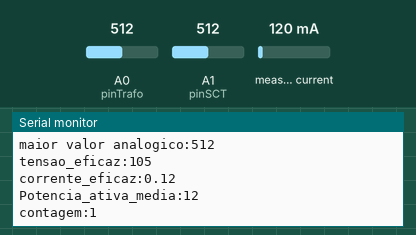
Simulated run of this sketch. Board: Arduino Uno, built with avr-gcc and run on an emulated ATmega328P. On the bench: the last lines printed to the serial monitor. The inputs (shaded band) are chosen by the test bench; at power-on: measured current 120 mA, A0 (pinTrafo) = 512, A1 (pinSCT) = 512.

Above: at 1.2 s.
1.3 s: measured current set to 40 mA
At 1.56 s:
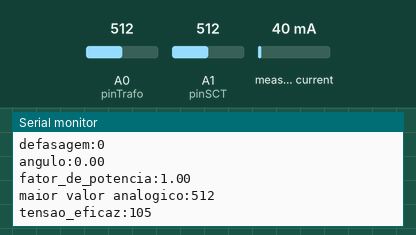
2.8 s: measured current set to 500 mA
At 3.7 s:
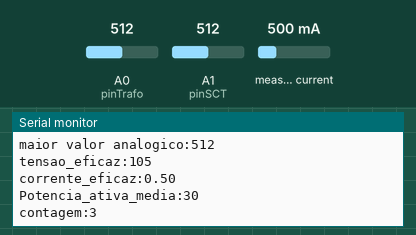
Timing chart, 0 to 5.8 s (numbered marks = the images above; inputs shaded):
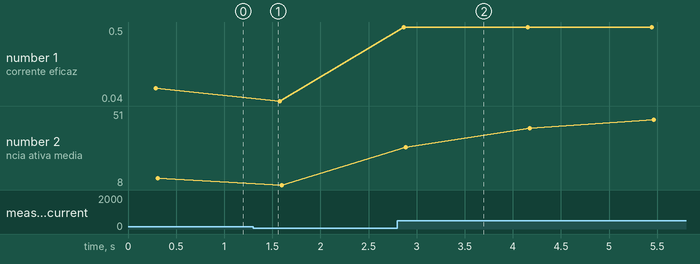

The sketch:

Medicao_energia.ino
```cpp
//
/*CANAL L GUSTAVO - ROBOTICA E PROGRAMAÇÃO
 * PROJETO: Monitorando Energia Eletrica com potência ativa
 * Projetos Arduino
 * PROF. ENG. LUIZ GUSTAVO
 *
*/

#include "EmonLib.h"

EnergyMonitor SCT013;

int pinSCT = A1;   //Pino analógico conectado ao SCT-013
int pinTrafo = A0;


unsigned long tempo_corr;
unsigned long tempo_ddp;
unsigned long defasagem;
unsigned long defasagem_medida;

unsigned long tempo_energia_eletrica_inicio;
unsigned long tempo_energia_eletrica_fim;
unsigned long tempo_total_energia_eletrica;

float Energia_eletrica_consumida;
float Energia_eletrica_consumida_acumulada;
float Energia_eletrica_relogio;

float angulo;
int Valor_analogico_Lido;
int valor_analogico_ddp;
int valor_analogico_ddp_maior;
int tensao_eficaz;

int contagem = 0;
float fator_de_potencia;
int Potencia_ativa_instantanea;
int Potencia_ativa_media;

void setup() {

  SCT013.current(pinSCT, 6.0606);
  Serial.begin(9600);
  tempo_energia_eletrica_inicio = millis();
}

// the loop routine runs over and over again forever:
void loop() {


 // Calculando fator de potência

   Valor_analogico_Lido = analogRead(pinTrafo);

  if(Valor_analogico_Lido>510 && Valor_analogico_Lido<514) {
  tempo_ddp = micros();

   Valor_analogico_Lido = analogRead(pinSCT);// 112 us (leiura

  while(Valor_analogico_Lido<500 || Valor_analogico_Lido>520){
   Valor_analogico_Lido = analogRead(pinSCT);
   }

  tempo_corr = micros();

  defasagem_medida = tempo_corr - tempo_ddp-224; // 224us : Deve ser utilizado para compensar as leituras da linha 54 e a ultima leitura do while na linha 57.
                                                 // o atmega328(microcontrolador) demora 112 us para realizar uma leitura analogica

  // Elimina ruidos, e leituras indesejadas (tanto para mais quanto para menos)
  if(defasagem_medida<=3000 && defasagem_medida >224 ) {
    defasagem= defasagem_medida;
  }

  Serial.print("defasagem:");
  Serial.println(defasagem);

  angulo = map(defasagem,0,4166,0,90); // O periodo da onda da rede vale 16,6 ms(1/60----f = 60Hz) entao apos este tempo a onda avanca 360º.
                                       // Como a defasagem foi calculada em micro segundos(  micros() ) na linha 52 e 60, usamos 4166us = 4,16ms.
                                       // Logo, se 16,6ms vale 360º, 90º vale 4,16ms (4166 us)

  Serial.print("angulo:");
  Serial.println(angulo);

  fator_de_potencia = cos(3.14*(angulo/180)); // transforma o angulo em radiano.
  Serial.print("fator_de_potencia:");
  Serial.println(fator_de_potencia);


// Calcular tensão eficaz

  //calcular valor de pico ddp
   valor_analogico_ddp_maior = analogRead(A0);
   for(int i=0;i<1000;i++){
   valor_analogico_ddp = analogRead(A0);

    if(valor_analogico_ddp>valor_analogico_ddp_maior){
      valor_analogico_ddp_maior = valor_analogico_ddp;
    }

   }

    Serial.print("maior valor analogico:");
    Serial.println(valor_analogico_ddp_maior);

    // Para valor analogigo 1008 a tensão eficaz foi 208 V (valores encontrado no monitor serial(1008) e no multimetro(208V) )
    // Logo, podemos criar um fator de multiplicação: 208/1008 = 0.2063
    // Para encontrar a tensão eficaz basta o multiplicar o valor_analogico_ddp_maior por 0.2063

    tensao_eficaz = valor_analogico_ddp_maior*0.2063;

    Serial.print("tensao_eficaz:");
    Serial.println(tensao_eficaz);

// Calcular corrente eficaz

double corrente_eficaz = SCT013.calcIrms(1480);   // Calcula o valor da Corrente

    Serial.print("corrente_eficaz:");
    Serial.println(corrente_eficaz);


// Calcular potência ativa media

Potencia_ativa_instantanea = tensao_eficaz*corrente_eficaz*fator_de_potencia;

if(Potencia_ativa_instantanea>0){
  if(Potencia_ativa_media==0){
    Potencia_ativa_media = Potencia_ativa_instantanea;
  }
  Potencia_ativa_media = (Potencia_ativa_instantanea+Potencia_ativa_media)/2;
}


    Serial.print("Potencia_ativa_media:");
    Serial.println(Potencia_ativa_media);

// Contador do tamanho da amostra para calculo da potencia ativa media

      contagem = contagem +1;
      Serial.print("contagem:");
      Serial.println(contagem);
      delay(1000);
  }


// Calcula a Energia Eletrica consumida no periodo
      if(contagem >=25){   // Linha que serve para definir o tamanho da amostra

      tempo_energia_eletrica_fim = millis();  // marca o fim do periodo de medicao

      contagem = 0;

      tempo_total_energia_eletrica = tempo_energia_eletrica_fim - tempo_energia_eletrica_inicio;

      tempo_energia_eletrica_inicio = millis(); // marca o inicio do proximo ciclo para nao perder a referencia do tempo

      tempo_total_energia_eletrica = (tempo_total_energia_eletrica/3600); // transforma de milissegundos para mili horas (10^-3 h)

      Energia_eletrica_consumida = Potencia_ativa_media*tempo_total_energia_eletrica;


      Potencia_ativa_media = 0;

      Energia_eletrica_consumida_acumulada = Energia_eletrica_consumida + Energia_eletrica_consumida_acumulada;


      if(Energia_eletrica_consumida_acumulada<10000){
      Energia_eletrica_relogio = Energia_eletrica_consumida_acumulada;
      Serial.println("MEDIDOR DE ENERGIA_ELEtRICA:");
      Serial.print("Energia_eletrica_relogio:");
      Serial.print(Energia_eletrica_relogio);
      Serial.println(" mW.h");
      }

      if(Energia_eletrica_consumida_acumulada>=10000 && Energia_eletrica_consumida_acumulada <10000000){
      Energia_eletrica_relogio =  Energia_eletrica_consumida/1000;
      Serial.println("MEDIDOR DE ENERGIA_ELEtRICA:");
      Serial.print("Energia_eletrica_consumida:");
      Serial.print(Energia_eletrica_relogio);
      Serial.println(" W.h");
      }


      if(Energia_eletrica_consumida_acumulada>=10000000){
      Energia_eletrica_relogio =  Energia_eletrica_consumida/1000000;
      Serial.println("MEDIDOR DE ENERGIA_ELEtRICA:");
      Serial.print("Energia_eletrica_consumida:");
      Serial.print(Energia_eletrica_relogio);
      Serial.println(" KW.h");
      }

      delay(5000);

      }


  }
```

Measured:
- after the input at 2.8 s, the serial monitor: prints a new line after 0.07 s (image 2)
- plotted number 1: 0.12 → 0.04 after the input at 1.3 s, 0.04 → 0.5 after the input at 2.8 s
- plotted number 2: 12 → 8 after the input at 1.3 s, 8 → 51 after the input at 2.8 s
